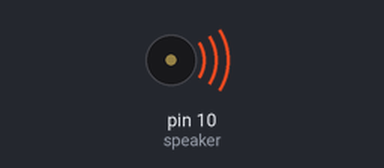
This sketch was run on a simulated Arduino Uno, built with avr-gcc and run on an emulated ATmega328P. Shown: buzzer (waves = sounding).

Above: at 0.2 s.
Timing chart, 0 to 9.0 s (numbered marks = the images above):
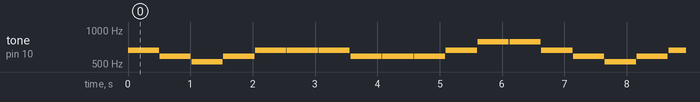

Measured:
- by itself, tone on pin 10 (speaker): plays 659 Hz for 0.50 s, 587 Hz for 0.50 s, 523 Hz for 0.50 s, 587 Hz for 0.50 s, 659 Hz for 0.50 s, 659 Hz for 0.50 s … (246 notes in this stretch)

The sketch:

marry_note.ino
```cpp
#define c4 261.63
#define d 293.67
#define e 329.63
#define f 349.23
#define g 392.0
#define a 440.0
#define b 493.88
#define c5 523.25
int i;

const float marry[] = {e, d, c4, d, e, e, e, d, d, d, e, g, g, e, d, c4, d, e, e, e, e, d, d, e, d, c4};
const int speaker = 10;
void setup() {
  // put your setup code here, to run once:
      pinMode(speaker, OUTPUT);

}

void loop() {
for (i = 0; i <= 26; i++)
    {
      tone(speaker, 2*marry[i], 500);
      delay (500);
      noTone(speaker);
      delay (10);

    }

}
```
